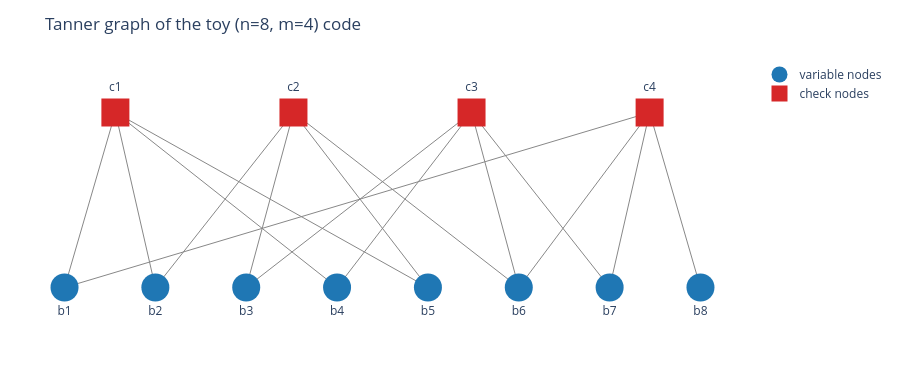

Write notebook code for a chart like this one.
### Markdown cell above
### 3.1 Tanner-graph visualization

Variable nodes (bits) on the bottom row, check nodes on the top row, edge from $b_i$ to $c_a$ whenever $H_{a,i}=1$.

### Code cell
def plot_tanner_graph(H, title="Tanner graph"):
    """Render a bipartite Tanner graph with check nodes on top and bit nodes on the bottom."""
    n_checks, n_bits = H.shape
    bit_x = np.linspace(0, 1, n_bits)
    check_x = np.linspace(0.08, 0.92, n_checks)
    bit_y = np.zeros(n_bits)
    check_y = np.ones(n_checks)

    edge_x, edge_y = [], []
    for a in range(n_checks):
        for i in range(n_bits):
            if H[a, i] == 1:
                edge_x += [bit_x[i], check_x[a], None]
                edge_y += [bit_y[i], check_y[a], None]

    fig = go.Figure()
    fig.add_trace(go.Scatter(x=edge_x, y=edge_y, mode="lines",
                             line=dict(width=1, color="#888"), hoverinfo="skip",
                             showlegend=False))
    fig.add_trace(go.Scatter(x=bit_x, y=bit_y, mode="markers+text",
                             marker=dict(size=28, color="#1f77b4", symbol="circle"),
                             text=[f"b{i+1}" for i in range(n_bits)], textposition="bottom center",
                             name="variable nodes"))
    fig.add_trace(go.Scatter(x=check_x, y=check_y, mode="markers+text",
                             marker=dict(size=28, color="#d62728", symbol="square"),
                             text=[f"c{a+1}" for a in range(n_checks)], textposition="top center",
                             name="check nodes"))
    fig.update_layout(title=title, height=380,
                      xaxis=dict(visible=False, range=[-0.07, 1.07]),
                      yaxis=dict(visible=False, range=[-0.3, 1.3]),
                      margin=dict(l=20, r=20, t=60, b=40))
    return fig

plot_tanner_graph(H, title="Tanner graph of the toy (n=8, m=4) code")

### Figure 1 — Plotly figure (JSON) as saved in the notebook; plotly's stock layout.template omitted (floating-point values rounded to 4 significant figures)
{"data": [{"hoverinfo": "skip", "line": {"color": "#888", "width": 1}, "mode": "lines", "showlegend": false, "type": "scatter", "x": [0, 0.08, null, 0.1429, 0.08, null, 0.4286, 0.08, null, 0.5714, 0.08, null, 0.1429, 0.36, null, 0.2857, 0.36, null, 0.5714, 0.36, null, 0.7143, 0.36, null, 0.2857, 0.64, null, 0.4286, 0.64, null, 0.7143, 0.64, null, 0.8571, 0.64, null, 0, 0.92, null, 0.7143, 0.92, null, 0.8571, 0.92, null, 1, 0.92, null], "y": [0, 1, null, 0, 1, null, 0, 1, null, 0, 1, null, 0, 1, null, 0, 1, null, 0, 1, null, 0, 1, null, 0, 1, null, 0, 1, null, 0, 1, null, 0, 1, null, 0, 1, null, 0, 1, null, 0, 1, null, 0, 1, null]}, {"marker": {"color": "#1f77b4", "size": 28, "symbol": "circle"}, "mode": "markers+text", "name": "variable nodes", "text": ["b1", "b2", "b3", "b4", "b5", "b6", "b7", "b8"], "textposition": "bottom center", "type": "scatter", "x": [0.0, 0.1429, 0.2857, 0.4286, 0.5714, 0.7143, 0.8571, 1.0], "y": [0.0, 0.0, 0.0, 0.0, 0.0, 0.0, 0.0, 0.0]}, {"marker": {"color": "#d62728", "size": 28, "symbol": "square"}, "mode": "markers+text", "name": "check nodes", "text": ["c1", "c2", "c3", "c4"], "textposition": "top center", "type": "scatter", "x": [0.08, 0.36, 0.64, 0.92], "y": [1.0, 1.0, 1.0, 1.0]}], "layout": {"height": 380, "margin": {"b": 40, "l": 20, "r": 20, "t": 60}, "title": {"text": "Tanner graph of the toy (n=8, m=4) code"}, "xaxis": {"range": [-0.07, 1.07], "visible": false}, "yaxis": {"range": [-0.3, 1.3], "visible": false}}}
